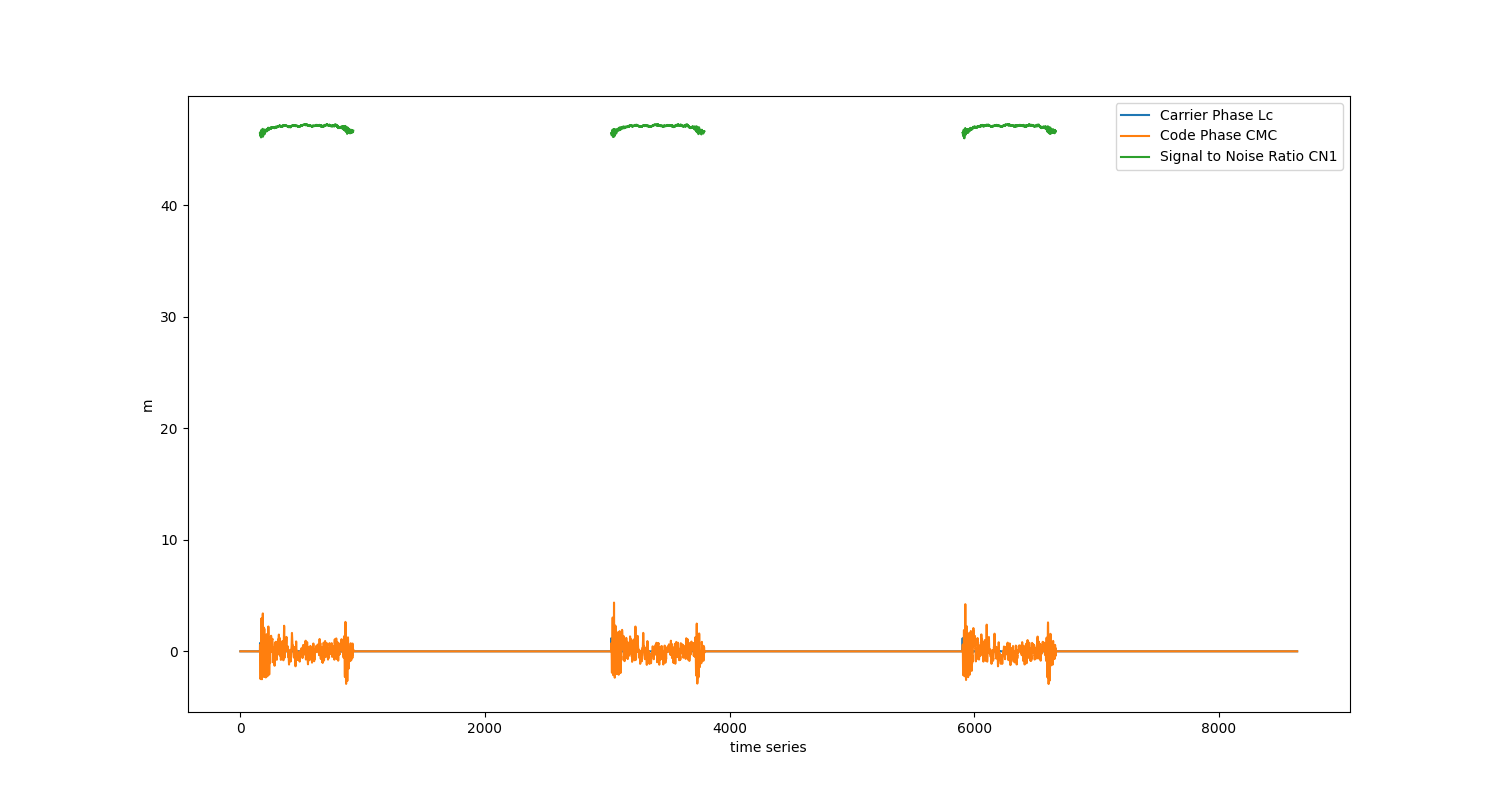

The Python source for this figure:
import scipy.io
import numpy as np
import matplotlib.pyplot as plt

mat = scipy.io.loadmat('data.mat')
data = np.array(mat['data'])

t=np.arange(len(data))
lc=data[:,1]
cmc=data[:,4]
cn1=10*np.log10(data[:,5])

fig=plt.figure(figsize=(15,8));ax=fig.add_subplot(1,1,1)
ax.plot(t,lc,label='Carrier Phase Lc')
ax.plot(t,cmc,label='Code Phase CMC')
ax.plot(t,cn1,label='Signal to Noise Ratio CN1')
ax.legend(loc='best')
plt.ylabel('m')
plt.xlabel('time series')
plt.show()
